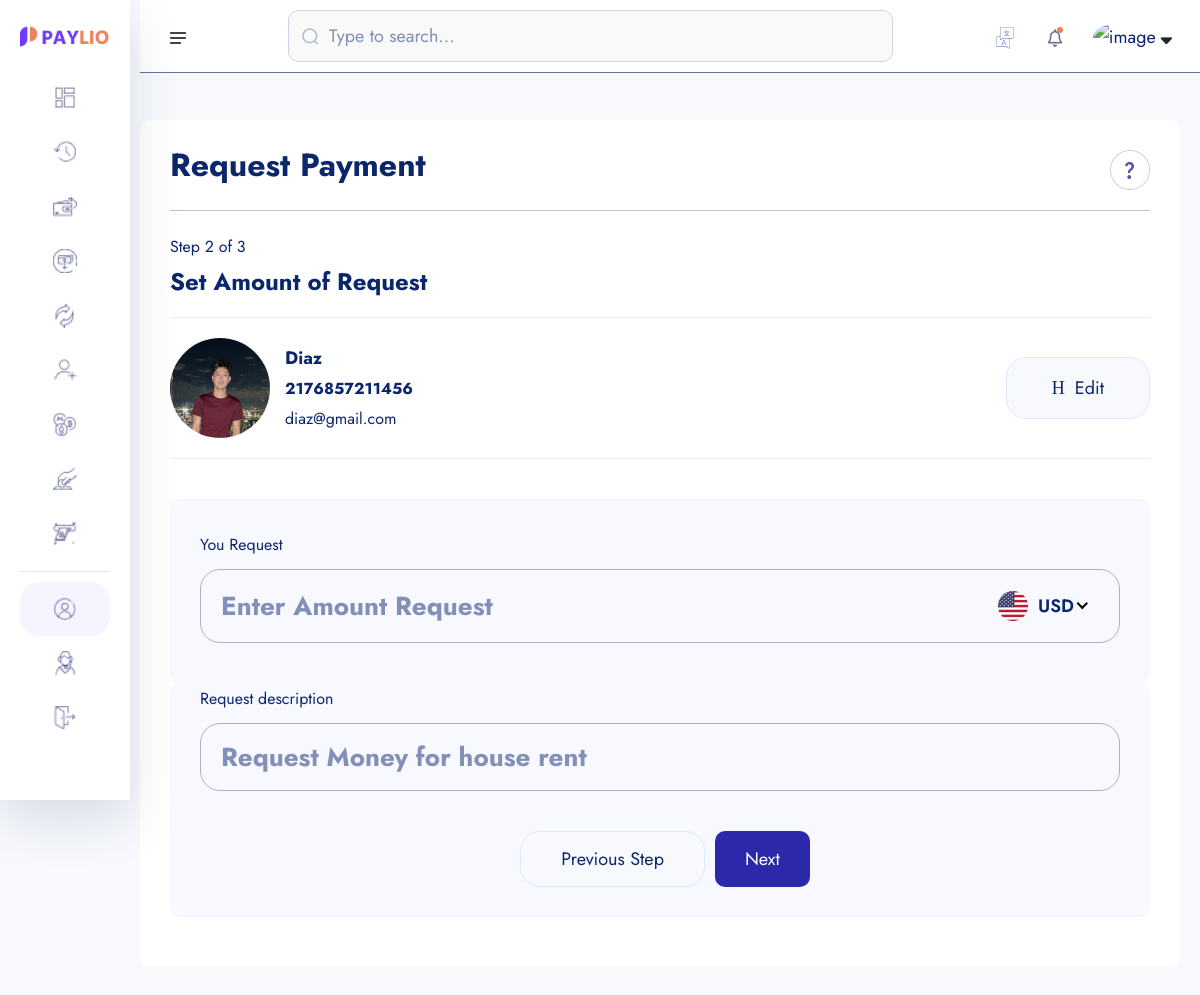
/amount-request/2176857211456, run on the app's committed database.
### account/models.py (models this page shows, shortened)
class Account(models.Model):
    id = models.UUIDField(primary_key=True, unique=True, default=uuid.uuid4, editable=False)
    user =  models.OneToOneField(User, on_delete=models.CASCADE)
    account_balance = models.DecimalField(max_digits=12, decimal_places=2, default=0.00) #123 345 789 102
    account_number = ShortUUIDField(unique=True,length=10, max_length=25, prefix="217", alphabet="1234567890") #2175893745837
    account_id = ShortUUIDField(unique=True,length=7, max_length=25, prefix="DEX", alphabet="1234567890") #2175893745837
    pin_number = ShortUUIDField(unique=True,length=4, max_length=7, alphabet="1234567890") #2737
    red_code = ShortUUIDField(unique=True,length=10, max_length=20, alphabet="abcdefgh1234567890") #2737
    account_status = models.CharField(max_length=100, choices=ACCOUNT_STATUS, default="in-active")
    date = models.DateTimeField(auto_now_add=True)
    kyc_submitted = models.BooleanField(default=False)
    kyc_confirmed = models.BooleanField(default=False)
    recommended_by = models.ForeignKey(User, on_delete=models.DO_NOTHING, blank=True, null=True, related_name="recommended_by")
    review = models.CharField(max_length=100, null=True,blank=True, default="Review")
    class Meta:
        ordering = ['-id']

class KYC(models.Model):
    id = models.UUIDField(primary_key=True, unique=True, default=uuid.uuid4, editable=False)
    user =  models.OneToOneField(User, on_delete=models.CASCADE)
    account =  models.OneToOneField(Account, on_delete=models.CASCADE, null=True, blank=True)
    full_name = models.CharField(max_length=1000)
    image = models.ImageField(upload_to="kyc", default="default.jpg")
    marrital_status = models.CharField(choices=MARITAL_STATUS, max_length=40)
    gender = models.CharField(choices=GENDER, max_length=40)
    identity_type = models.CharField(choices=IDENTITY_TYPE, max_length=140)
    identity_image = models.ImageField(upload_to="kyc", null=True, blank=True)
    date_of_birth = models.DateTimeField(auto_now_add=False)
    signature = models.ImageField(upload_to="kyc")
    nationality = models.CharField(max_length=100, null=True, blank=True)
    country = models.CharField(max_length=100)
    state = models.CharField(max_length=100)
    city = models.CharField(max_length=100)
    mobile = models.CharField(max_length=1000)
    fax = models.CharField(max_length=1000)
    date = models.DateTimeField(auto_now_add=True)

### userauths/models.py (models this page shows, shortened)
class User(AbstractUser):
    username = models.CharField(max_length=100)
    email = models.EmailField(unique=True)
    is_staff = models.BooleanField(default=False)
    is_superuser = models.BooleanField(default=False)
    USERNAME_FIELD = 'email'
    REQUIRED_FIELDS = ['username']

### core/payment_request.py (the view)
# urls.py: path("amount-request/<account_number>", payment_request.AmountRequest, name="amount-request"),
def AmountRequest(request, account_number):
    account = Account.objects.get(account_number=account_number)
    context = {
        "account": account,
    }
    return render(request, "payment_request/amount-request.html", context)

### templates/payment_request/amount-request.html (shortened to what this page needs)
{% extends "partials/dashboard-base.html" %}
{% load static %}
{% block content %}
{% load humanize %}
    <section class="dashboard-section body-collapse pay step step-2">
        <div class="overlay pt-120">
            <div class="container-fruid">
                <div class="main-content">
                    <div class="head-area d-flex align-items-center justify-content-between">
                        <h4>Request Payment</h4>
                        <div class="icon-area">
                            <img src="{% static 'assets1/images/icon/support-icon.png' %}" alt="icon">
                        </div>
                    </div>
                    <div class="choose-recipient">
                        <div class="step-area">
                            <span class="mdr">Step 2 of 3</span>
                            <h5>Set Amount of Request</h5>
                        </div>
                        <div class="user-select">
                            <div class="single-user">
                                <div class="left d-flex align-items-center">
                                    <div class="img-area">
                                        <img src="{{ account.user.kyc.image.url }}" style="width: 100px; height: 100px; border-radius: 50%; object-fit: cover;"  alt="image">
                                    </div>
                                    <div class="text-area">
                                        <p>{{ account.user.kyc.full_name|title }}</p>
                                        <span class="mdr"><b>{{ account.account_number }}</b></span> <br>
                                        <span class="mdr">{{ account.user.email }}</span>
                                    </div>
                                </div>
                                <div class="right">
                                    <a href="{% url 'core:search-account' %}">
                                        <i class="icon-h-edit"></i>
                                        Edit
                                    </a>
                                </div>
                            </div>
                        </div>
                    </div>
                    <form action="{% url 'core:amount-request-process' account.account_number %}" method="POST">
                        <div class="send-banance">
                            <span class="mdr">You Request</span>
                            <div class="input-area">
                                <input class="xxlr"  placeholder="Enter Amount Request" type="number" name = "amount-request" id = "amount-send">
                            </div>
                        </div>
                        <div class="send-banance pt-0 my-0">
                            <span class="mdr">Request description</span>
                            <div class="input-area">
                                <input class="xxlr" placeholder="Request Money for house rent" type="text" name = "description" >
                            </div>
                        <div class="footer-area mt-40">
                            <a href="{% url 'core:request-search-account' %}">Previous Step</a>
                            <button type="submit" style="padding: 10px 30px; border-radius: 10px; background: rgb(43, 41, 170); color: #ffff;" class="active">Next</button>
                        </div>
                    </form>
                </div>
            </div>
        </div>
    </section>
    {% endblock content %}

### data on the page
Account: user.kyc.image (picture), user.kyc.full_name "Diaz", account_number "2176857211456", user.email "diaz@gmail.com"
